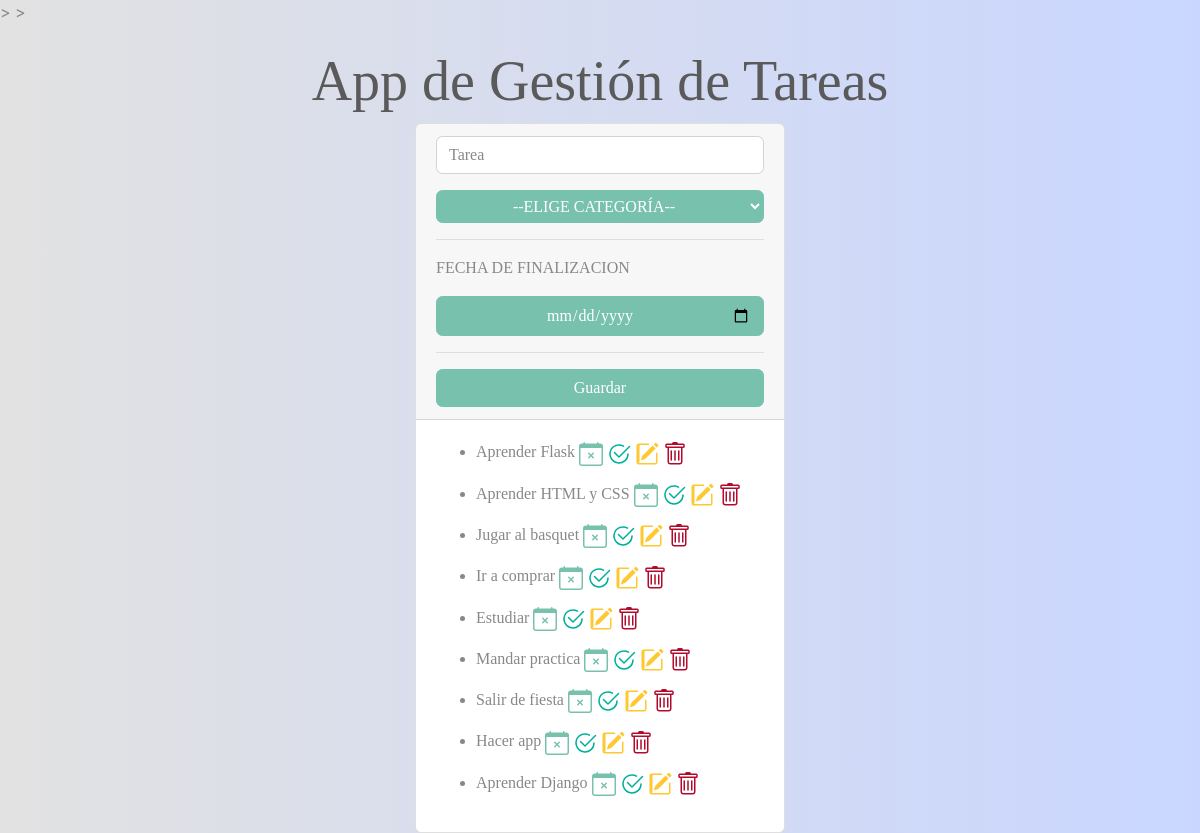
The page / on the database its author committed.
### models.py (models this page shows, shortened)
class Tarea(db.Base):
    __tablename__ = "tareaOk"
    id = Column(Integer, primary_key=True)
    contenido = Column(String(200), nullable=False)
    hecha = Column(Boolean)
    categoria = Column(String(50))
    fecha = Column(String(datetime))

### main.py (the view)
@app.route("/")
def home():
    todas_las_tareas = db.session.query(Tarea).all()
    return render_template("index.html", lista_de_tareas=todas_las_tareas)

### templates/index.html (shortened to what this page needs)
<!DOCTYPE html>
<html lang="en">
<head>
    <link rel="stylesheet" href="https://cdn.jsdelivr.net/npm/bootswatch@4.5.2/dist/minty/bootstrap.min.css">
    >
    <link rel="stylesheet" href="{{ url_for('static', filename='main.css')}}">
</head>
<body>
    <main class="container-fluid">
        <h1 class="display-4 text-center mt-4 titulo">App de Gestión de Tareas</h1>
        <div class="row ">
             <div class="col-md-4 offset-md-4 my-auto titulo">
                 <div class="card">
                     <div class="card-header">
                         <form action="/crear-tarea" method="post">
                             <div class="form-group">
                                 <input type="text" name="contenido-tarea" placeholder="Tarea" class="form-control mb-3" autofocus>
                             </div>
                             <div class="row ">
                                 <div class="dropdown col" >
                                     <select type="text" name="categoria-tarea" class="btn btn-primary btn-block dropdown-toggle titulo" id="dropdownMenuLink" data-bs-toggle="dropdown" aria-expanded="false">
                                                  <option>--ELIGE CATEGORÍA--</option>
                                     </select>
                                 </div>
                             </div>
                             <hr>
                             <div>
                                 <label for="fechaOk" class="text-center mb-3 titulo">FECHA DE FINALIZACION</label>
                                 <input type="date" class="btn btn-primary btn-block titulo" required="required" id="fechaOk" name="fechaOk" min="{{ dia }}">
                             </div>
                             <hr>
                             <button type="submit" class="btn btn-primary btn-block titulo">
                                 Guardar
                             </button>
                         </form>
                     </div>
                     <div class="card-body">
                         <ul>
                             {% for tarea in lista_de_tareas: %}
                             <li>
                                <spam class="{% if tarea.hecha == True %} tarea_hecha {% endif %}" data-bs-toggle="tooltip" data-bs-placement="top" title="{{ tarea.fecha }}">
                                    {{ tarea.contenido }}
                                </spam>
                                 <a href="/tarea-fecha/{{ tarea.id }}" data-bs-toggle="tooltip" data-bs-placement="top" title="{{ tarea.fecha }}">
                                 </a>
                                 <a href="/tarea-hecha/{{ tarea.id }}" title="¿Has completado la tarea?">
                                 </a>
                                 <a href="/editar-tarea/{{ tarea.id }}" title="¿Quieres modificar {{tarea.contenido}}?" style=text-deescoration:none">
                                 </a>
                                 <a href="/eliminar-tarea/{{ tarea.id }}" title="¿Deseas eliminar {{tarea.contenido}}?" style=text-deescoration:none">
                                 </a>
                             </li>
                             {% endfor %}
                         </ul>
                     </div>
                 </div>
            </div>
        </div>
    </main>
</body>
</html>

### static/main.css (style rules this page uses)
.titulo { font-family: 'Permanent Marker', cursive;" }
body { background: #99f2c8; background: -webkit-linear-gradient(to right, #E2E2E2, #C9D6FF); background: linear-gradient(to right, #E2E2E2, #C9D6FF); }

### rows shown on the page
Tarea: contenido "Aprender Flask"
Tarea: contenido "Aprender HTML y CSS"
Tarea: contenido "Jugar al basquet"
Tarea: contenido "Ir a comprar"
Tarea: contenido "Estudiar"
Tarea: contenido "Mandar practica"
Tarea: contenido "Salir de fiesta"
Tarea: contenido "Hacer app"
Tarea: contenido "Aprender Django"
